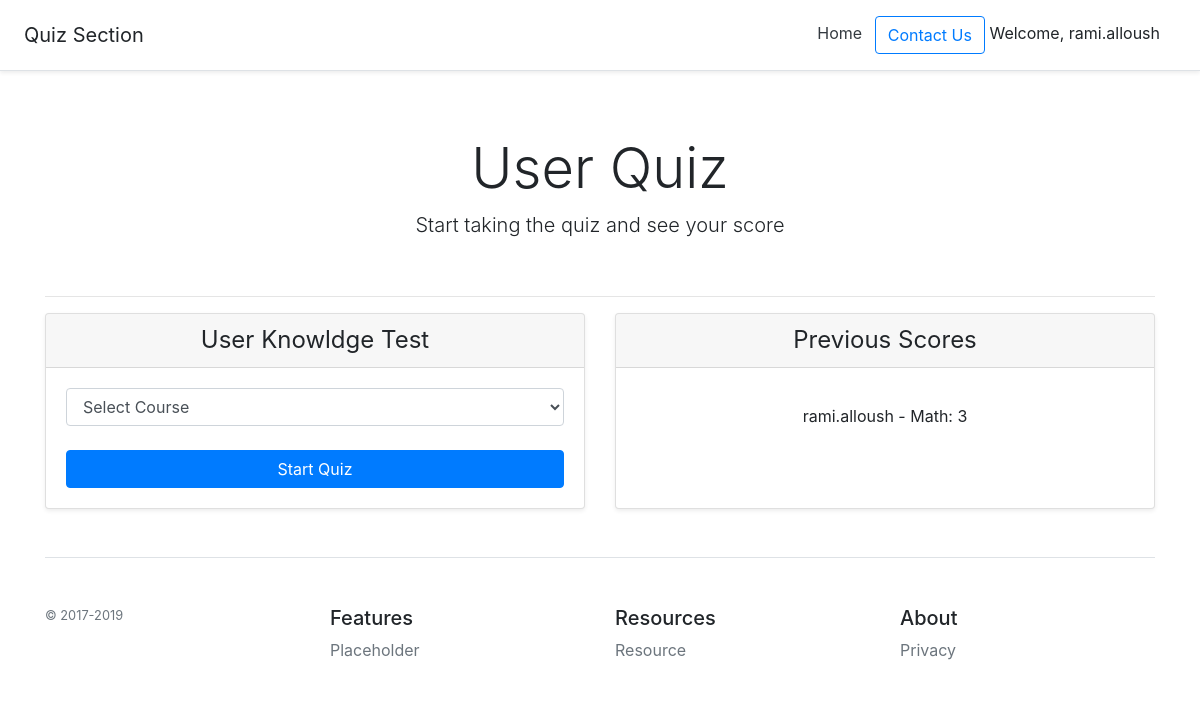
Page /quiz/ (signed in) on the earlier database version.
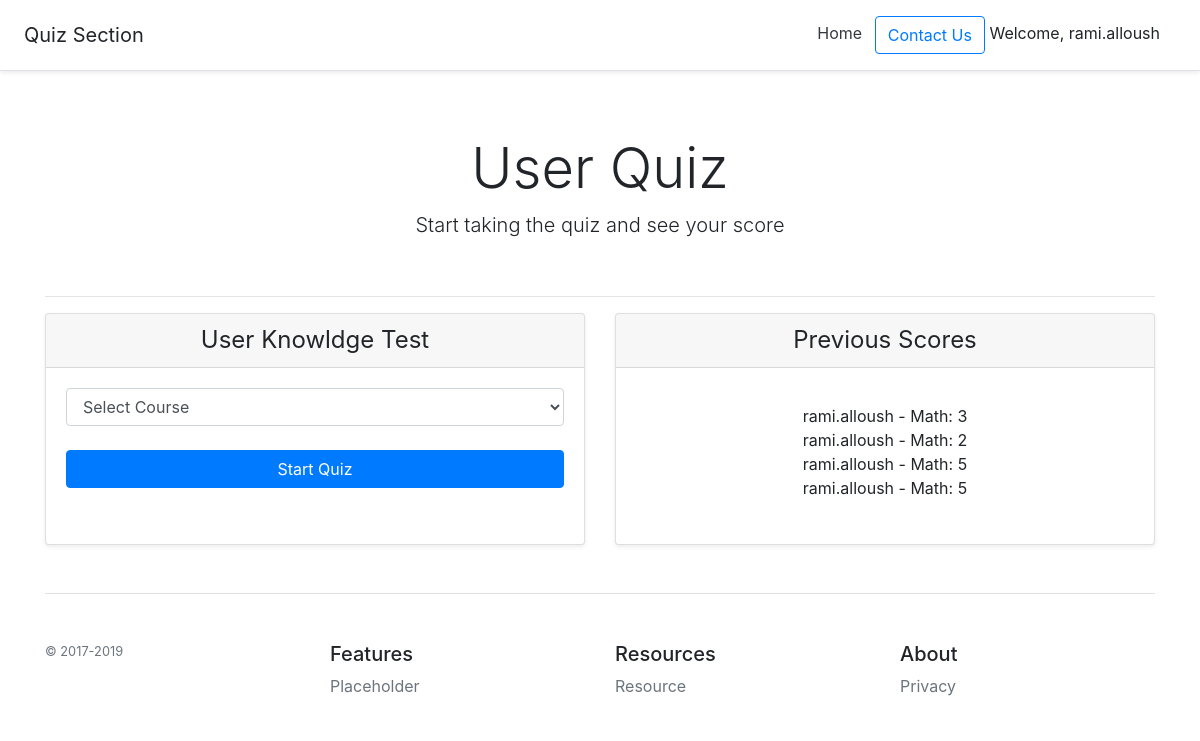
Same page on the later database version.
### quiz/models.py (models this page shows, shortened)
class Score(models.Model):
    user = models.ForeignKey(settings.AUTH_USER_MODEL, verbose_name='User',
                             on_delete=models.CASCADE)
    course = models.ForeignKey(Course, on_delete=models.CASCADE)
    date = models.DateTimeField('Quiz Date', default=timezone.now)
    score = models.IntegerField(default=0)

class Course(models.Model):
    course_name = models.CharField(max_length=300)
    def __str__(self):
        return self.course_name

### quiz/views.py (the view)
# urls.py: path('', views.IndexView.as_view(), name='index'),  # use name for reverse function
class IndexView(generic.ListView):
    model = Score
    template_name = 'quiz/index.html'
    def get_context_data(self, **kwargs):
        context = super(IndexView, self).get_context_data(**kwargs)
        context.update({
            'form': CourseSelectForm(),
        })
        return context
    def get_queryset(self):
        self.request.session['score'] = 0
        self.request.session['count'] = 0
        self.request.session['seen_questions'] = []
        user = self.request.user
        if user.is_authenticated:
            return Score.objects.filter(
                user=self.request.user
            )
        else:
            return None

### quiz/forms.py
class CourseSelectForm(forms.Form):
    course_name = forms.ModelChoiceField(
        empty_label="Select Course",
        queryset=Course.objects.all(),
        widget=forms.Select(
            attrs={'class': 'form-control', 'label_from_instance ': 'dd'})
    )
    def __init__(self, *args, **kwargs):
        super(CourseSelectForm, self).__init__(*args, **kwargs)
        self.fields['course_name'].label = ''

### quiz/templates/quiz/index.html (shortened to what this page needs)
{% extends 'quiz/base.html' %}
{% block content %}
<div class="card-deck mb-3 text-center">
    <div class="card mb-12 shadow-sm">
        <div class="card-header">
            <h4 class="my-0 font-weight-normal">User Knowldge Test</h4>
        </div>
        <div class="card-body">
            {% if request.user.is_authenticated %}
            <form action="/quiz/start/" method="post">
                {{ form }}
                <br>
                <input type="submit" class="btn btn-block btn-primary" value="Start Quiz">
            </form>
            {% else %}
            You must log in first to take the quiz
            {% endif %}
        </div>
    </div>
    {% if score_list %}
    <div class="card mb-12 shadow-sm">
        <div class="card-header">
            <h4 class="my-0 font-weight-normal">Previous Scores</h4>
        </div>
        <div class="card-body">
            <ul class="list-unstyled mt-3 mb-4">
                {% for score in score_list %}
                <li>{{ score.user }} - {{ score.course }}: {{ score.score }}</li>
                {% endfor %}
            </ul>
        </div>
    </div>
    {% endif %}
</div>
{% endblock %}

Differences in the rows shown:
added Score: user "rami.alloush", course "Math", score "2"
added Score: user "rami.alloush", course "Math", score "5"
added Score: user "rami.alloush", course "Math", score "5"
